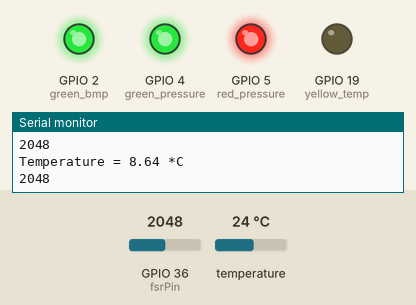
Simulated run of this sketch. Board: ESP32. Shown: output pins drawn as LEDs (lit = HIGH), the last lines printed to the serial monitor. The test bench sets the inputs (shaded band); at power-on: temperature 24 °C, GPIO 36 (fsrPin) = 2048. Nothing arrives over Bluetooth unless stated; a phone connects over Bluetooth LE 3 s after start.

Above: at 2.8 s.
2.9 s: temperature set to 31.2 °C
8.9 s: temperature set to 32.4 °C
At 10.6 s:
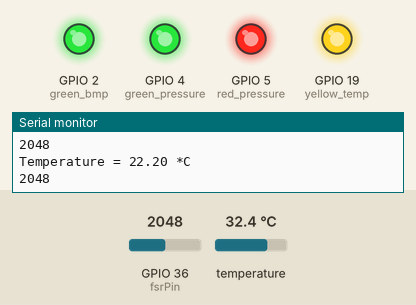
11.6 s: GPIO 36 (fsrPin) set to 1069
14.3 s: GPIO 36 (fsrPin) set to 966
At 16.5 s:
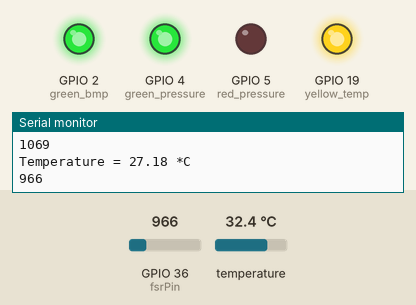
17.5 s: temperature set to 12.9 °C
23.2 s: temperature set to 11.7 °C
At 25.2 s:
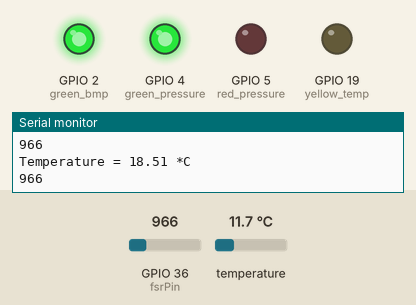
Timing chart, 0 to 26.7 s (numbered marks = the images above; inputs shaded):
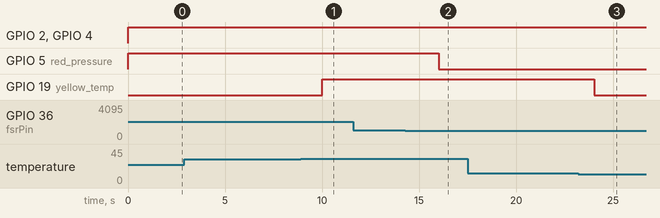

Measured:
- the behaviour switches between 31.9 and 32 °C on temperature (found by bisection; images 0 and 1)
- the behaviour switches between 1001 and 1000 on GPIO 36 (fsrPin) (found by bisection; images 1 and 2)
- the behaviour switches between 12.5 and 12.4 °C on temperature (found by bisection; images 2 and 3)
- after the input at 14.3 s, GPIO 5 (red_pressure): HIGH → LOW after 1.7 s

The sketch:

SENSOR_BLUETOOTH.ino
```cpp
#include <Wire.h>
#include <SPI.h>
#include <Adafruit_BMP280.h>
#include <BLEDevice.h>
#include <BLEServer.h>
#include <BLEUtils.h>
#include <BLE2902.h>


Adafruit_BMP280 bmp; // I2C
//Adafruit_BMP280 bmp(BMP_CS); // hardware SPI
//Adafruit_BMP280 bmp(BMP_CS, BMP_MOSI, BMP_MISO,  BMP_SCK);

const int fsrPin = 36;          // FSR402 analog pin


// Data filtering parameters
float previousFilteredT1 = 0;
float alphaT1 = 0.2; // Smoothing factor (0 < alpha < 1) for temperature 1

const int green_bmp = 2;
const int green_pressure = 4;
const int yellow_temp = 19;
const int red_pressure = 5;

#define SERVICE_UUID           "0000180a-0000-1000-8000-00805f9b34fb"
#define TEMPERATURE_CHAR_UUID  "00002a6e-0000-1000-8000-00805f9b34fb"
#define PRESSURE_CHAR_UUID     "00002a6d-0000-1000-8000-00805f9b34fb"

BLEServer* pServer;
BLEService* pService;
BLECharacteristic* pTemperatureCharacteristic;
BLECharacteristic* pPressureCharacteristic;

void setup() {
  Serial.begin(115200);
  pinMode(green_bmp, OUTPUT);
  pinMode(green_pressure, OUTPUT);

  pinMode(yellow_temp, OUTPUT);
  pinMode(red_pressure, OUTPUT);

  BLEDevice::init("GR8BAND8"); // Change "YourESP32" to your desired BLE device name


  while ( !Serial ) delay(100);   // wait for native usb
  Serial.println(F("BMP280 test"));
  unsigned status;
  //status = bmp.begin(BMP280_ADDRESS_ALT, BMP280_CHIPID);
  status = bmp.begin(0x76);
  if (!status) {
    Serial.println(F("Could not find a valid BMP280 sensor, check wiring or "
                      "try a different address!"));
    while (1) delay(10);
  }

  /* Default settings from datasheet. */
  bmp.setSampling(Adafruit_BMP280::MODE_NORMAL,     /* Operating Mode. */
                  Adafruit_BMP280::SAMPLING_X2,     /* Temp. oversampling */
                  Adafruit_BMP280::SAMPLING_X16,    /* Pressure oversampling */
                  Adafruit_BMP280::FILTER_X16,      /* Filtering. */
                  Adafruit_BMP280::STANDBY_MS_500); /* Standby time. */
  pServer = BLEDevice::createServer();
  pService = pServer->createService(SERVICE_UUID);
  pTemperatureCharacteristic = pService->createCharacteristic(
    TEMPERATURE_CHAR_UUID,
    BLECharacteristic::PROPERTY_READ | BLECharacteristic::PROPERTY_NOTIFY
  );
  pPressureCharacteristic = pService->createCharacteristic(
    PRESSURE_CHAR_UUID,
    BLECharacteristic::PROPERTY_READ | BLECharacteristic::PROPERTY_NOTIFY
  );

  pService->start();
  BLEAdvertising* pAdvertising = pServer->getAdvertising();
  pAdvertising->start();
}

void loop() {
  float temperature = bmp.readTemperature();
   // Apply smoothing to temperature data

  int fsrValue = analogRead(fsrPin);

  // Check if BMP280 and FSR402 are working
  if (isnan(temperature)) {
    digitalWrite(green_bmp, LOW); // Turn OFF the BMP LED to indicate an issue
    Serial.println("Temperature not detected");

  } else {
    digitalWrite(green_bmp, HIGH); // Turn ON the BMP LED to indicate it's working
    float filteredT1 = (alphaT1 * temperature) + (1 - alphaT1) * previousFilteredT1;
    previousFilteredT1 = filteredT1;
    Serial.print(F("Temperature = "));
    Serial.print(filteredT1);
    Serial.println(" *C");
    pTemperatureCharacteristic->setValue(String(filteredT1, 2).c_str());

    pTemperatureCharacteristic->notify();

    if (filteredT1 > 20) {
      digitalWrite(yellow_temp,HIGH);
    }
    else {
      digitalWrite(yellow_temp, LOW);
    }

  }

  if (isnan(fsrValue)) {
    digitalWrite(green_pressure, LOW); // Turn OFF the BMP LED to indicate an issue
    Serial.println("temperature not detected");
  } else {
    digitalWrite(green_pressure, HIGH); // Turn on the pressure alert LED
    pPressureCharacteristic->setValue(String(fsrValue, 2).c_str());
    pPressureCharacteristic->notify();

    if (fsrValue > 1000) {
    digitalWrite(red_pressure,HIGH);
    Serial.print(fsrValue);
  } else {
    digitalWrite(red_pressure,LOW);
    Serial.print(fsrValue);
  }
  }
    Serial.print("\n");
    delay(2000);
}
```
